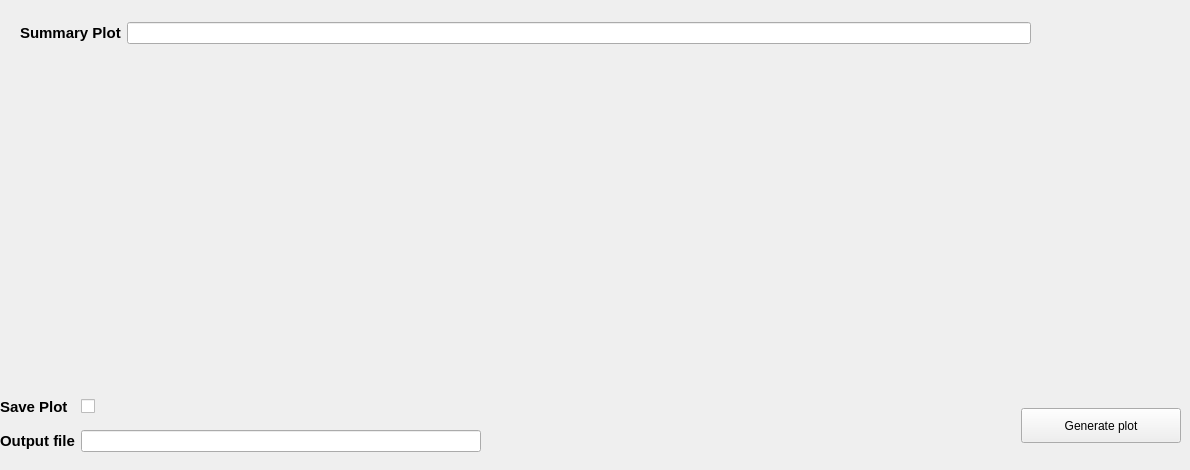
      <widget class="QWidget" name="summary_tab">
       <attribute name="title">
        <string>Scan Summary</string>
       </attribute>
       <widget class="QWidget" name="horizontalLayoutWidget_3">
        <property name="geometry">
         <rect>
          <x>20</x>
          <y>10</y>
          <width>1011</width>
          <height>46</height>
         </rect>
        </property>
        <layout class="QGridLayout" name="summary_title_layout">
         <item row="0" column="0">
          <widget class="QLabel" name="summary_title_label">
           <property name="font">
            <font>
             <pointsize>11</pointsize>
             <weight>75</weight>
             <bold>true</bold>
            </font>
           </property>
           <property name="text">
            <string>Summary Plot</string>
           </property>
          </widget>
         </item>
         <item row="0" column="1">
          <widget class="QLineEdit" name="directory_summary_line_edit"/>
         </item>
        </layout>
       </widget>
       <widget class="QWidget" name="gridLayoutWidget_3">
        <property name="geometry">
         <rect>
          <x>0</x>
          <y>80</y>
          <width>1181</width>
          <height>311</height>
         </rect>
        </property>
        <layout class="QGridLayout" name="graphics_summary_layout">
         <item row="0" column="0">
          <widget class="PlotWidget" name="summary_graph_plot_widget" native="true"/>
         </item>
        </layout>
       </widget>
       <widget class="QWidget" name="gridLayoutWidget_4">
        <property name="geometry">
         <rect>
          <x>0</x>
          <y>390</y>
          <width>481</width>
          <height>71</height>
         </rect>
        </property>
        <layout class="QGridLayout" name="summary_options_layout">
         <item row="0" column="1">
          <widget class="QCheckBox" name="summary_save_plot_check_box">
           <property name="text">
            <string/>
           </property>
          </widget>
         </item>
         <item row="0" column="0">
          <widget class="QLabel" name="summary_save_plot_label">
           <property name="font">
            <font>
             <pointsize>11</pointsize>
             <weight>75</weight>
             <bold>true</bold>
            </font>
           </property>
           <property name="text">
            <string>Save Plot</string>
           </property>
          </widget>
         </item>
         <item row="1" column="0">
          <widget class="QLabel" name="summary_output_file_label">
           <property name="font">
            <font>
             <pointsize>11</pointsize>
             <weight>75</weight>
             <bold>true</bold>
            </font>
           </property>
           <property name="text">
            <string>Output file</string>
           </property>
          </widget>
         </item>
         <item row="1" column="1">
          <widget class="QLineEdit" name="summary_output_file_line_edit"/>
         </item>
        </layout>
       </widget>
       <widget class="QWidget" name="gridLayoutWidget_7">
        <property name="geometry">
         <rect>
          <x>480</x>
          <y>390</y>
          <width>701</width>
          <height>71</height>
         </rect>
        </property>
        <layout class="QGridLayout" name="runButton_summary_layout">
         <item row="0" column="1">
          <widget class="QPushButton" name="runButton_summary">
           <property name="minimumSize">
            <size>
             <width>160</width>
             <height>35</height>
            </size>
           </property>
           <property name="text">
            <string>Generate plot</string>
           </property>
          </widget>
         </item>
         <item row="0" column="0">
          <spacer name="horizontalSpacer_2">
           <property name="orientation">
            <enum>Qt::Horizontal</enum>
           </property>
           <property name="sizeHint" stdset="0">
            <size>
             <width>40</width>
             <height>20</height>
            </size>
           </property>
          </spacer>
         </item>
        </layout>
       </widget>
      </widget>
